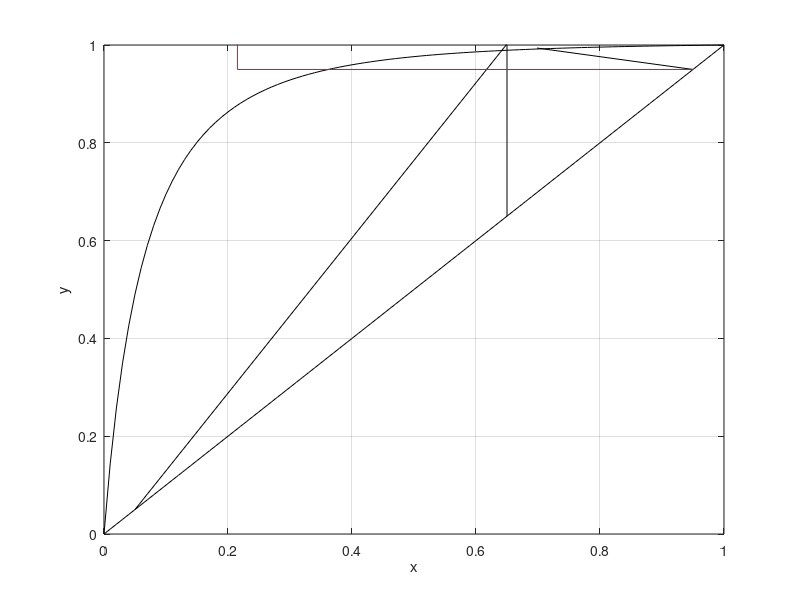

This chart was generated by the following MATLAB code:
clc
clear
close
options=optimset('display','off');



x1  = (0   :0.01:1);
x2 = 1-x1 ;
%disp(x2);
y1 = (length(x1));
A21 = -0.5899;
A12  = -0.8643;
T = 337.7; % in Kelvin
den = 1268; % density -----> in  Kg/m^3
P  = 100000;% in Pascal; 
% Calculating the fugacity coefficient 

% Acetone 
Tc =  781 ; % k      
Pc =   469000; % in Pascal Unit ;
R = 8.314;
a = 27*(R^2)*(Tc^2)/(64*(Pc^2));
b =  R*Tc/(8*Pc);

%Chloroform 
Tc2 =  536.4 ; % k      
Pc2 =  5400000;% in Pascal;
a2 = 27*(R^2)*(Tc2^2)/(64*(Pc2^2));
b2 =  R*Tc2/(8*Pc2);


q1 = a/(b*R*T);
Z1 =  1/(1-den*b) - (a*den)/(R*T);
B1 = b*P/(R*T);

fug_Coeff_1 =  exp( Z1-1 -log(abs(Z1 - B1)) - q1*B1/Z1 );
disp(fug_Coeff_1);

q2= a2/(b2*R*T);
Z2 =  1/(1-den*b2) - (a2*den)/(R*T);
B2 = b2*P/(R*T);

fug_Coeff_2 =  exp( Z2-1 -log(Z2 - B2) - q2*B2/Z2 );
%disp(fug_Coeff_2);

RATIO = fug_Coeff_1/ fug_Coeff_2;
% disp(RATIO);
% Antonie 's Constants.........
AA= 4.42448;
AB= 1312.253;
AC =32.445;

P1_sat =  (10^(AA- (AB/(T+AC))));  % bar 

AA2= 4.20772;
AB2= 1233.129;
AC2 =-40.953;

P2_sat =  (10^(AA2- (AB2/(T+AC2)))) ;

k = P1_sat/P2_sat;
disp(k);

%y1  = 1/((RATIO*gama2*x2)/(k*gama1*x1)+1);

% We use Van- Laar Model to compute  activity coefficient;
for i =  1:length(x1)
gama1 = exp(A12*(A21*(x2(i))/(A12*x1(i)+A21*x2(i)))^2);
gama2 = exp(A21*(A12*(x1(i))/(A12*x1(i)+A21*x2(i)))^2);
y1(i)  = 1/((RATIO*gama2*x2(i))/(k*gama1*x1(i))+1);
%disp(y1(i));
end
t =  (RATIO*gama2)/(gama1*k);
% Taking the input from user.............

% You will need the value of reflux ratio, boil-up ratio, 
% bottom and top product composition to solve the above problems.
% xd, xf, xw ,q ;
% reflux_ratio =  input("Enter the  Reflux Ratio");
% 
% x_top= input("Enter the composition of top section");
% x_feed= input("Enter the composition of feed ");
% x_bottom =input("Enter the composition of bottom");
% q = input("Enter the value of q ");
% reflux_ratio = 2.3;
x_top=0.95;
x_feed=0.65;
x_bottom =0.05;
q =1;





% feed Line
Q= (q/(q-1));
C2 = x_feed/(q-1);

if q>1
    xq2=1;
    yq2=Q*xq2-C2;
elseif q==1
    xq2=x_feed;
    yq2=1;
elseif q<1 && q>0
    xq2=0;
    yq2=Q*xq2-C2;
elseif q==0
    xq2=0;
    yq2=x_feed;
else
    xq2=0;
    yq2=Q*xq2-C2;
end
    
y_feed  = @(x) Q*x - C2;

% Calculating the minimum Reflux Ratio
%Equlibrium equation =>  y = xk/(xk+1-x)
eqlbrm_eq=  @(x) x/(t*(1-x)+x);

if q==1
    x_common=x_feed;
    y_common=eqlbrm_eq(x_common);
elseif q==0
    y_common=x_feed;
    x_common= fsolve(@(x) y_common- x/(t*(1-x)+x),x_feed,options);
else
    x_common=fsolve(@(x)  x/(t*(1-x)+x) -(Q*x-C2),0.5,options);
    y_common=eqlbrm_eq(x_common);
end
R_min_slope=(x_top-y_common)/(x_top-x_common);
disp(x_common);
disp("Df0");
R_min_intercept = x_top - R_min_slope*x_top;
R_min = x_top/R_min_intercept -1;
reflux_ratio= 1.2*R_min;


% Enriching Section
R = (reflux_ratio/(reflux_ratio + 1));
C1 =x_top/(reflux_ratio+1);



% %Finding the intersection point between Enriching line and Equilibria
x_intersect =  fsolve(@(x) x/(t*(1-x)+x)-(R*x+C1),x_top,options);
y_intersect = eqlbrm_eq(x_intersect);


  


R = (reflux_ratio/(reflux_ratio + 1));
C1 =x_top/(reflux_ratio+1);

y_top =@(x) R*x + C1;



%Bottom line 

% We use the 2 points  to find out equation : 
% (x_bottom,x_bottom) 
% and other point of 
%intersection of enriching line and feed line (a,b)  ..
if q==1
    a= x_feed;
    b=  R*a + C1;
else 

    a =  (-C2-C1)/(R-Q);
    b = Q*a - C2;
end    
slope = (b-x_bottom)/(a-x_bottom);
y_bottom = @(x) slope*(x-x_bottom) + x_bottom;

if a>x_intersect
    x_intersect=a;
end

% %Finding the intersection point between Stripping line and Equilibria
x_intersect_bot =  fsolve(@(x) x/(t*(1-x)+x)-(slope*(x-x_bottom) + x_bottom),0.4,options);
y_intersect_bot = eqlbrm_eq(x_intersect_bot);

if b<y_intersect_bot
    y_intersect_bot =b;

end

% PLOTTING OF Equilibrium Equation :
plot(x1,y1,'-k');
hold on

% 45 degree line 
plot(x1,x1,'-k');
xlabel('x'),ylabel('y')
set(gca,'Xlim',[0 1])
set(gca,'Ylim',[0 1])
hold on
grid on 

% Drawing top section line 

plot([x_intersect x_top],[y_intersect x_top],'-k','linewidth',0.5);
hold on 

%Plotting feed line

plot([x_feed xq2],[x_feed yq2],'-k','linewidth',0.5);
hold on 
% 
%Plotting bottom line 
plot([x_bottom a],[x_bottom b],'-k');

% legend('Equilibrium Curve','straight line','enriching line','feed line','stripping line','location','northwest');

% Top section stages
% 
x_eqn  = @(y) t*y/(1-y+t*y) ;
topsection = @(x) R*x + C1;
legend('off')

x_top_1 = x_top;
y_top_1 = x_top;
i=0;
while x_top_1>x_intersect
    y_top_2 = y_top_1;
    x_top_2 = x_eqn(y_top_2);
    x_top_3 = x_top_2;
    y_top_3 = topsection(x_top_3);
    
    plot([x_top_1 x_top_2],[y_top_1 y_top_2],'r' );
    
    plot([x_top_2 x_top_3],[y_top_2 y_top_3],'r' );
    
    x_plot_top = x_top_1;
    x_top_1=x_top_3;
    y_top_1=y_top_3;
    i=i+1;

end
Stages_enriching_section= i-(x_top_2-x_intersect)/(x_top_2-x_plot_top); 


% STRIPPING SECTION

% x_bot = @(y) (y-x_bottom)/slope + x_bottom;
% 
% x_bottom_1 = x_bottom;
% y_bottom_1 = x_bottom;
% j = 0;
% while y_bottom_1<b
%     x_bottom_2 = x_bottom_1;
%     y_bottom_2 = eqlbrm_eq(x_bottom_2);
%     y_bottom_3 = y_bottom_2;
%     x_bottom_3 = x_bot(y_bottom_3);
%     plot([x_bottom_1 x_bottom_2],[y_bottom_1 y_bottom_2], 'b');
%     plot([x_bottom_2 x_bottom_3],[y_bottom_2 y_bottom_3], 'b');
%     y_bottom_plot = y_bottom_1;
%     x_bottom_1 = x_bottom_3;
%     y_bottom_1 = y_bottom_3;
%     j = j+1;   
% end

% Stages_stripping_section = j-(y_bottom_2-b)/(y_bottom_2-y_bottom_plot);
% disp("Total Number of Stages for  the given compositions are:");
% disp(Stages_enriching_section+Stages_stripping_section);